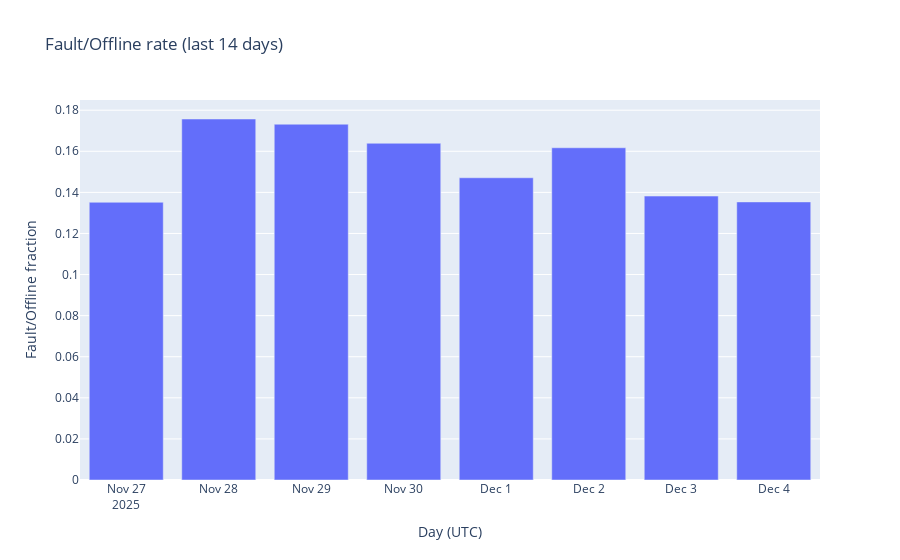

Notebook code for this chart:
### Code cell
fig = px.bar(fault_df, x='day', y='fault_rate', title='Fault/Offline rate (last 14 days)')
fig.update_layout(xaxis_title='Day (UTC)', yaxis_title='Fault/Offline fraction')
fig.show()

### Figure 1 — Plotly figure (JSON) as saved in the notebook; plotly's stock layout.template omitted (floating-point values rounded to 4 significant figures)
{"data": [{"alignmentgroup": "True", "hovertemplate": "day=%{x}<br>fault_rate=%{y}<extra></extra>", "legendgroup": "", "marker": {"color": "#636efa", "pattern": {"shape": ""}}, "name": "", "offsetgroup": "", "orientation": "v", "showlegend": false, "textposition": "auto", "type": "bar", "x": ["2025-11-27T00:00:00+00:00", "2025-11-28T00:00:00+00:00", "2025-11-29T00:00:00+00:00", "2025-11-30T00:00:00+00:00", "2025-12-01T00:00:00+00:00", "2025-12-02T00:00:00+00:00", "2025-12-03T00:00:00+00:00", "2025-12-04T00:00:00+00:00"], "xaxis": "x", "y": [0.1352, 0.1757, 0.1732, 0.1639, 0.1471, 0.1617, 0.1382, 0.1354], "yaxis": "y"}], "layout": {"barmode": "relative", "legend": {"tracegroupgap": 0}, "title": {"text": "Fault/Offline rate (last 14 days)"}, "xaxis": {"anchor": "y", "domain": [0, 1], "title": {"text": "Day (UTC)"}}, "yaxis": {"anchor": "x", "domain": [0, 1], "title": {"text": "Fault/Offline fraction"}}}}
